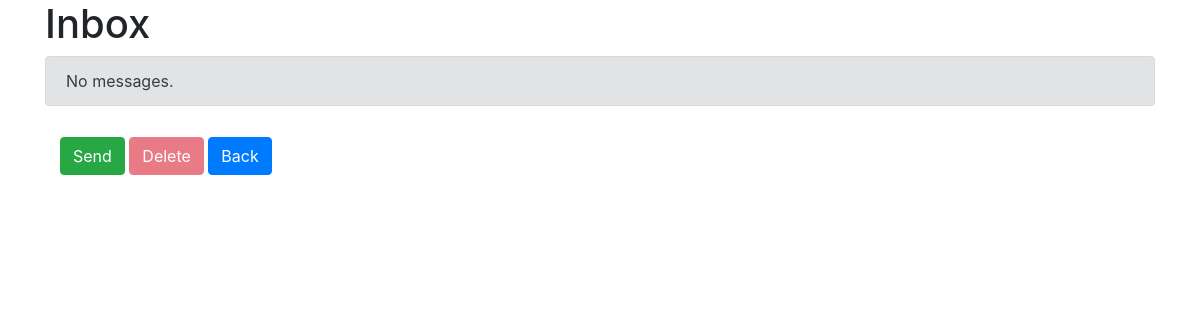
The app's page /message/inbox/ (signed in), older data.
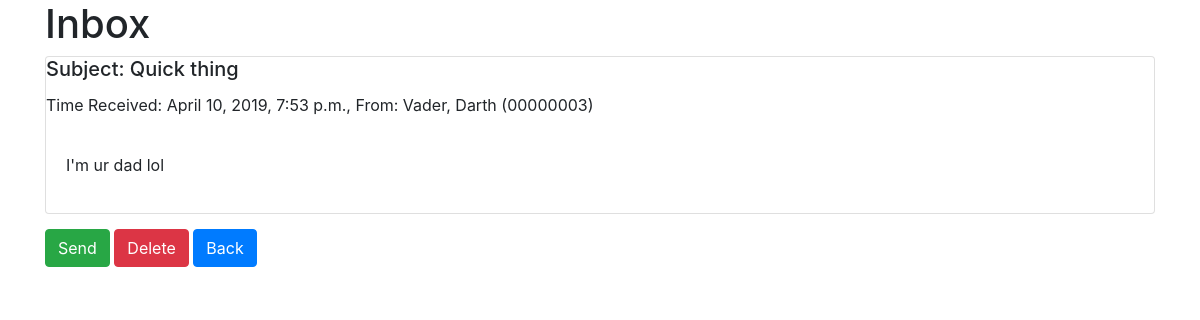
The same page, newer data.
### message/models.py (models this page shows)
class Message(models.Model):
	sender = models.CharField(max_length=8)
	receiver = models.CharField(max_length=8)
	content = models.TextField()
	subject = models.CharField(max_length=100)
	timestamp = models.DateTimeField(default=timezone.now)

### users/models.py (models this page shows)
class CustomUser(AbstractUser):
    CHOICES = ((0, 'Student'), (1, 'Faculty'), (2, 'Crystal'))
    user_type = models.IntegerField(choices=CHOICES, default = 2)
    EMPLID = models.CharField(default='', max_length=8, unique=True)
    first_name = models.CharField(default='', max_length=100)
    last_name = models.CharField(default='', max_length=100)
    was_denied = models.BooleanField(default = False)

### message/views.py (the view)
# urls.py: path('inbox/', views.view_inbox, name='view_inbox'),
def view_inbox(request):
	num_messages = len(Message.objects.filter(receiver = request.user.EMPLID))
	user_list = CustomUser.objects.all()
	return render(request, 'view_messages.html', {
		'messages' : Message.objects.all(),
		'num_messages' : num_messages,
		'user_list' : user_list,
	})

### message/templatetags/message_extras.py (called while the page is built)
@register.filter
def EMPLID_to_FnLn(value):
    f_name = CustomUser.objects.get(EMPLID = value).first_name
    l_name = CustomUser.objects.get(EMPLID = value).last_name
    return l_name + ', ' + f_name

### templates/view_messages.html
{% extends 'base.html' %}
{% load message_extras %}
{% block content %}
<div class='container'>
<h1>Inbox</h1>
{% if num_messages > 0 %}
    {% for message in messages %}
        {% if message.receiver == request.user.EMPLID %}
        <div class='card'>
                <h5 class='card-title'>Subject: {{ message.subject }}</h5>
                <p class='card-text'>Time Received: {{ message.timestamp }}, From: {{ message.sender|EMPLID_to_FnLn }} ({{ message.sender }})</p>
                <p class='card-body'>{{ message.content }}</p>
        </div>
        {% endif %}
        {% endfor %}
</div>
{% else %}
    <div class='alert alert-secondary'>No messages.</div>
{% endif %}
<div class='container' style='padding: 15px'>
    <a href = {% url 'send_message' %} class='btn btn-success' role='button'>Send</a>
    {% if num_messages %}
    <a href = {% url 'delete_message' %} class='btn btn-danger' role='button'>Delete</a>
    {% else %}
    <a href='#' class='btn btn-danger disabled' role='button'>Delete</a>
    {% endif %}
    <a href = {% url 'home' %} class='btn btn-primary' role='button' = none>Back</a>
</div>
{% endblock content %}

Row changes from the older to the newer data that the page shows:
added Message: subject "Quick thing", timestamp "April 10, 2019, 7:53 p.m.", sender|EMPLID_to_FnLn "Vader, Darth", sender "00000003", content "I'm ur dad lol"
Text that changed along with them:
text no longer shown: "No messages."
